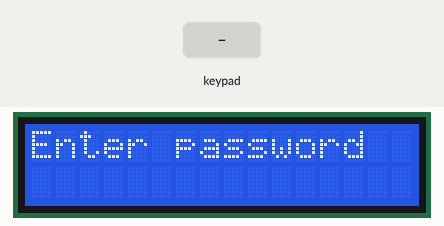
A sketch run on a simulated Arduino Uno, built with avr-gcc and run on an emulated ATmega328P. Parts: 16×2 character LCD. The inputs (shaded band) are chosen by the test bench. What the sketch prints to the serial monitor is not drawn.

Above: at 1.2 s.
1.3 s: keypad keys 1 2 3 4 5 6 # pressed 0.4 s apart
At 4.2 s:
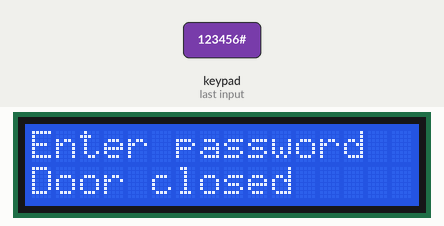
5.6 s: keypad keys 1 3 9 7 2 2 pressed 0.4 s apart
At 8.3 s:
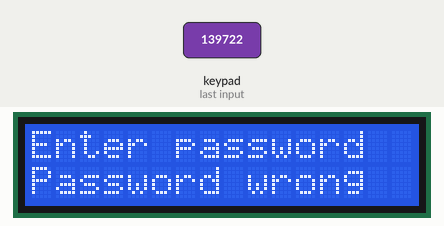
9.5 s: key '1' pressed
At 9.8 s:
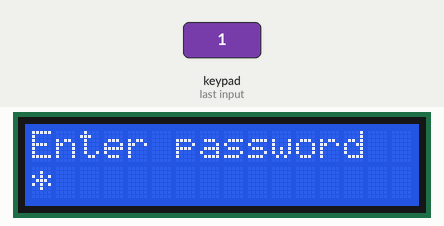
11.0 s: key '2' pressed
At 12.1 s:
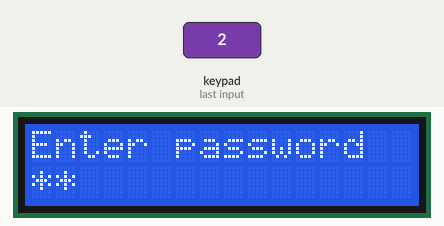
Timing chart, 0 to 13.5 s (numbered marks = the images above; inputs shaded):
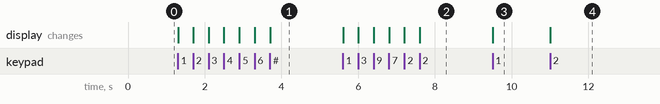

Measured:
- after the input at 1.3 s, the display: first changes at once (image 1 shows a later state)
- after the input at 5.6 s, the display: first changes at once (image 2 shows a later state)
- after the input at 9.5 s, the display: changes at once (image 3)
- after the input at 11.0 s, the display: changes at once (image 4)

The sketch:

password_using_4x4_keypad_and_lcd1.ino
```cpp
//pasword=123456

#include <Keypad.h>
#include <LiquidCrystal.h>

LiquidCrystal lcd(5, 4, 3, 2, A4, A5);

#define passwordLength 7

char inputText[passwordLength];
char password[passwordLength] = "123456";

const byte ROWS = 4;
const byte COLS = 4;
char keys[ROWS][COLS] = {
  {'1','2','3','A'},
  {'4','5','6','B'},
  {'7','8','9','C'},
  {'*','0','#','D'}
};
byte rowPins[ROWS] = {A0, A1, 11, 10};
byte colPins[COLS] = {9, 8, 7, 6};
int LCDPos = 0;

Keypad keypad = Keypad( makeKeymap(keys), rowPins, colPins, ROWS, COLS );

bool isDoorOpen = false;

void setup(){
  Serial.begin(9600);
  lcd.begin(16, 2);
  lcd.setCursor(0, 0);

  lcd.print("Enter password  ");
  lcdRestPos();
}

void lcdRestPos() {
  LCDPos = 0;
  lcd.setCursor(LCDPos, 1);
}

void lcdClearLine() {
  lcdRestPos();

  lcd.print("                ");
  lcdRestPos();
}

void loop(){

  char key = keypad.getKey();
  char keys='*';

  if (isDoorOpen && key == '#') { // close door
    // TODO: close door using servo
    lcdRestPos();

    lcd.print("Door closed     ");
    lcdRestPos();
    isDoorOpen = false;
  } else if (!isDoorOpen && key == '*') { // clear text
    lcdClearLine();
  } else if (!isDoorOpen && key){
    if (LCDPos == 0) { // clear row
      lcdClearLine();
    }
    Serial.println(keys);
    inputText[LCDPos] = key;

    lcd.print(keys);
    lcd.setCursor(++LCDPos, 1);
    if (LCDPos == 6) {
      lcdRestPos();
      if (!strcmp(inputText, password)) {

        lcd.print("Open door :)    ");
        // TODO: open door using servo
        isDoorOpen = true;
      } else {

        lcd.print("Password wrong  ");
      }
      lcdRestPos();
    }
  }
}
```
